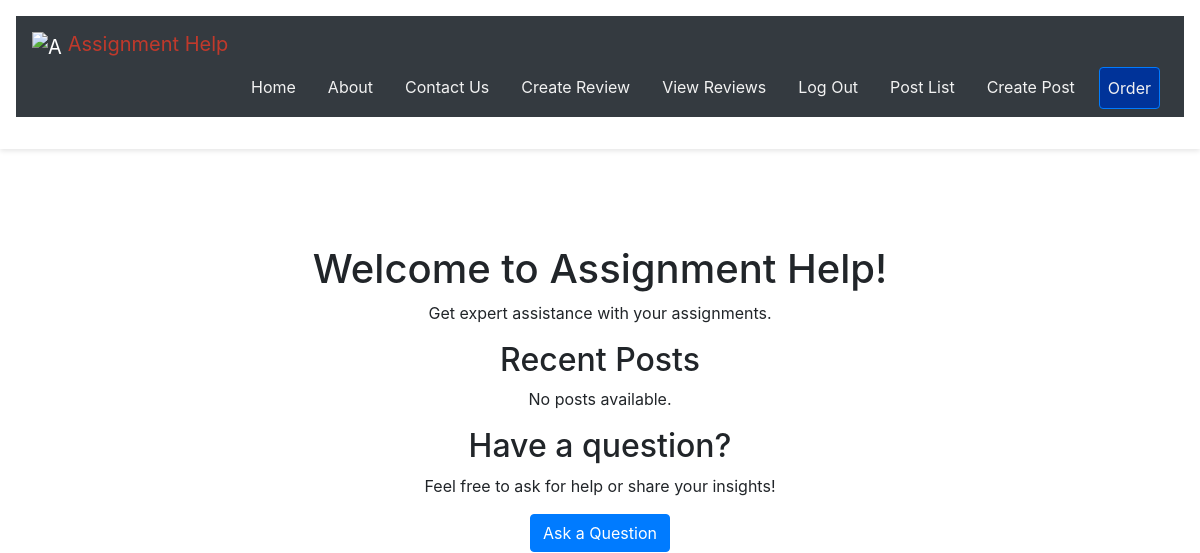
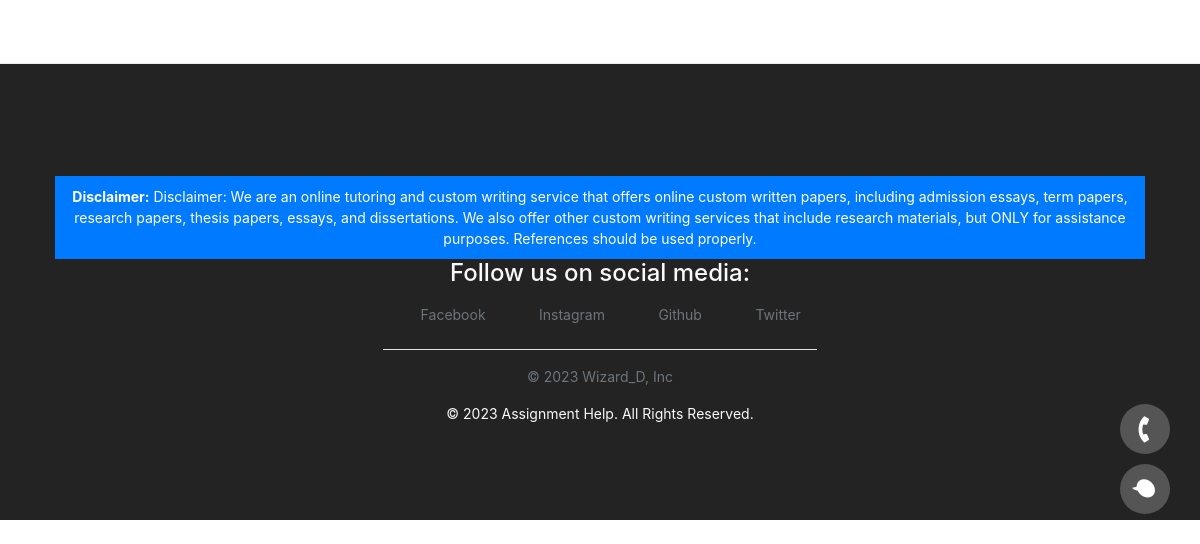
The page /post/ (signed in) on the database as committed earlier (2 pictures, top to bottom).
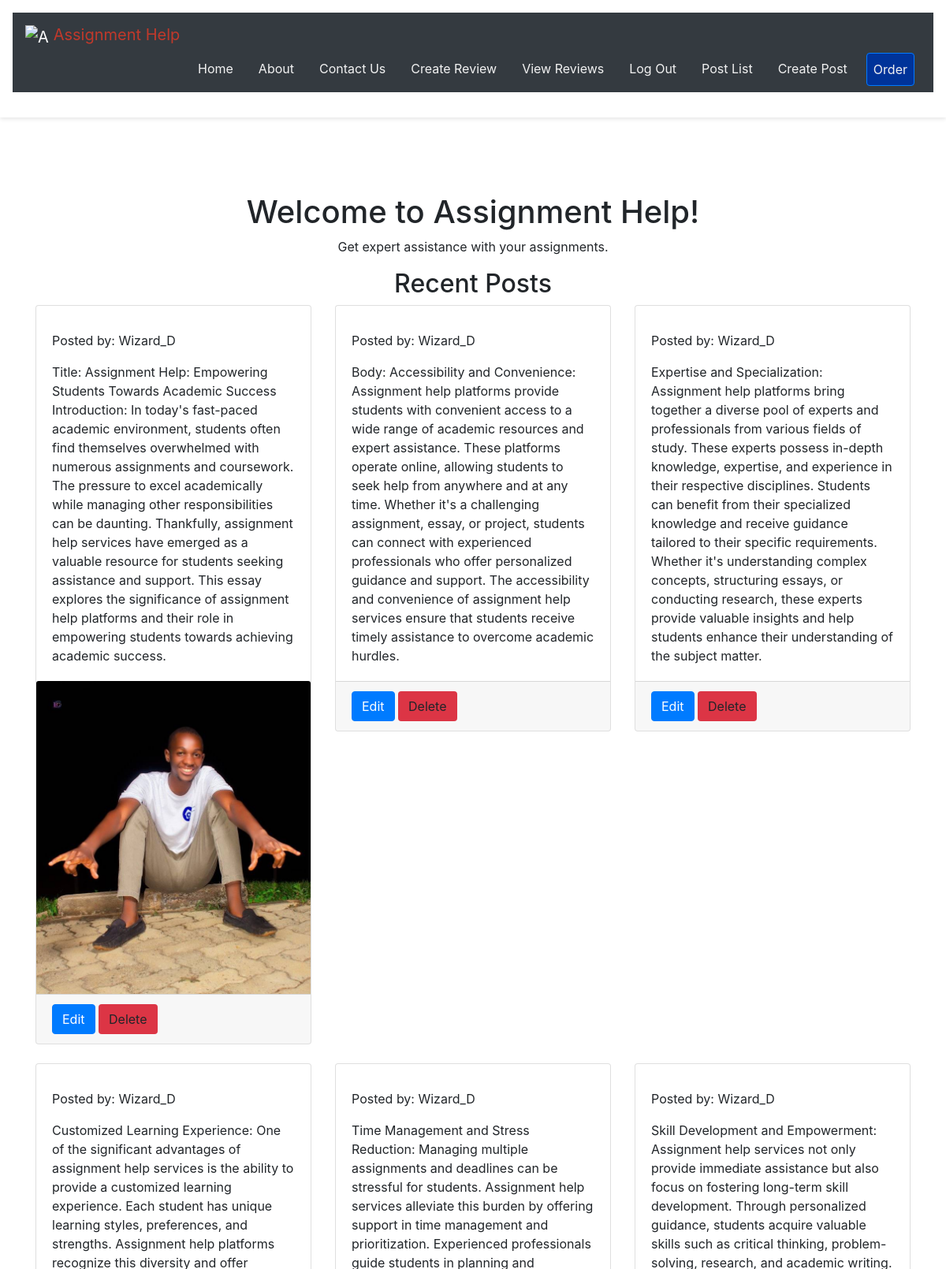
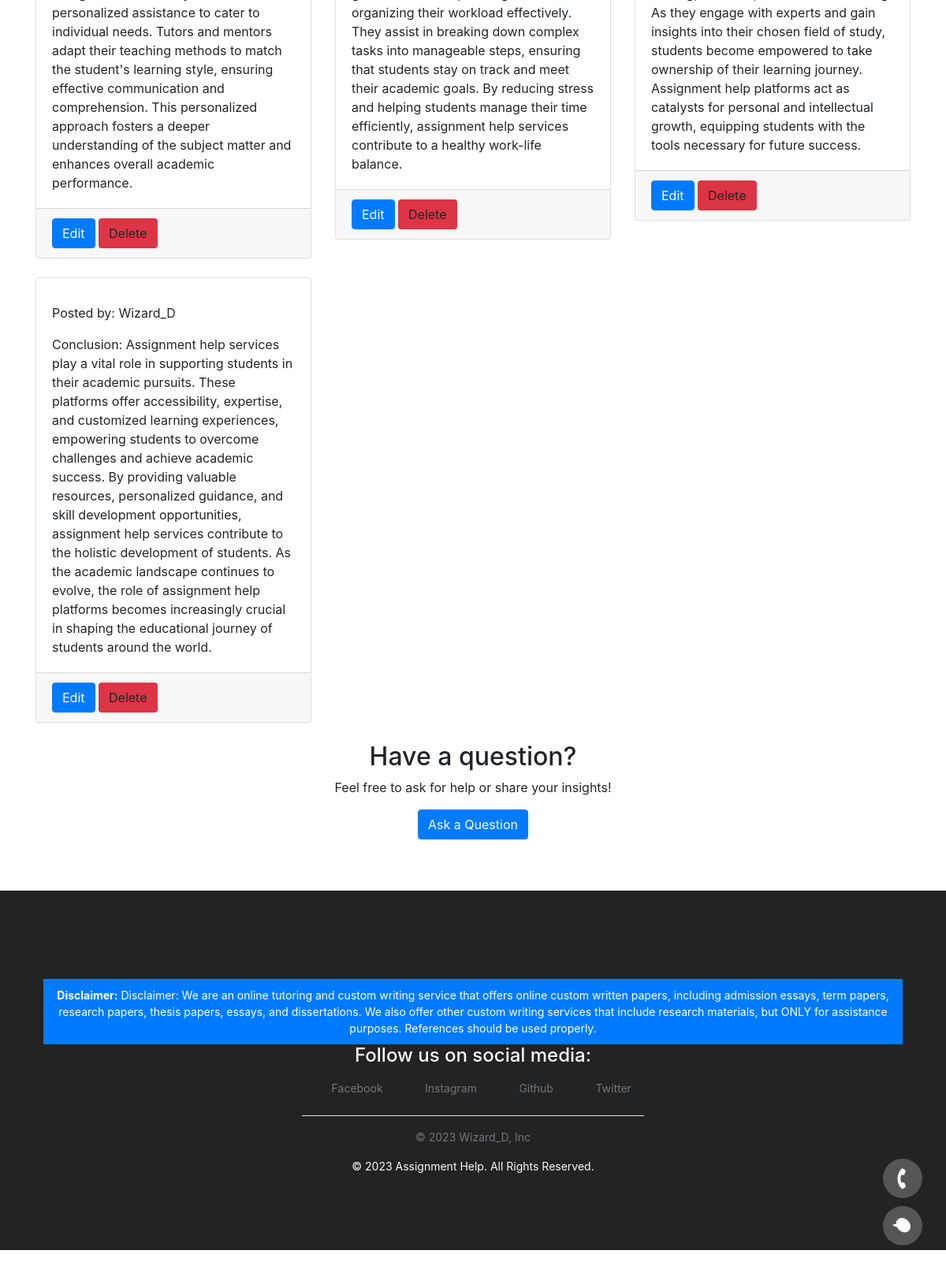
The same page on the database as committed later (2 pictures, top to bottom).
### posts/models.py (models this page shows, shortened)
class Post(models.Model):
    title = models.CharField(max_length=255, default='')
    user = models.ForeignKey(settings.AUTH_USER_MODEL, on_delete=models.CASCADE, default=1)
    text = models.TextField()
    created_at = models.DateTimeField(default=timezone.now)
    image = models.ImageField(upload_to='post_images', blank=True, null=True)

### users/models.py (models this page shows)
class CustomUser(AbstractUser):
    pass

### posts/views.py (the view)
# urls.py: path('', login_required(views.post_list), name='post_list'),
@login_required(login_url='/accounts/login/')
def post_list(request):
    posts = Post.objects.all()
    return render(request, 'post/post_list.html', {'posts': posts})

### pages/templates/post/post_list.html (shortened to what this page needs)
{% extends 'base.html' %}
{% block content %}
  <h1>Welcome to Assignment Help!</h1>
  <p>Get expert assistance with your assignments.</p>
  <h2>Recent Posts</h2>
  <div class="row">
    {% for post in posts %}
      <div class="col-md-4">
        <div class="card mb-4">
          <div class="card-body">
            <p class="card-text">Posted by: {{ post.user.username }}</p>
            <p class="card-text">{{ post.text }}</p>
          </div>
          {% if post.image %}
            <img src="{{ post.image.url }}" alt="Post Image" class="card-img-top">
          {% endif %}
          <div class="card-footer">
            {% if post.user == request.user %}
              <a href="{% url 'post:post_edit' post.pk %}" class="btn btn-sm btn-primary">Edit</a>
              <a href="{% url 'post:post_delete' post.pk %}" class="btn btn-sm btn-danger">Delete</a>
            {% endif %}
          </div>
        </div>
      </div>
    {% empty %}
      <p>No posts available.</p>
    {% endfor %}
  </div>
  <h2>Have a question?</h2>
  <p>Feel free to ask for help or share your insights!</p>
  <a href="{% url 'save_contact' %}" class="btn btn-primary">Ask a Question</a>
{% endblock %}
{% block footer %}
  {% include 'footer.html' %}
{% endblock %}

### pages/templates/base.html (shortened to what this page needs)
<!DOCTYPE html>
<html>
<head>
  {% load static %}
  <link rel="stylesheet" href="https://stackpath.bootstrapcdn.com/bootstrap/4.3.1/css/bootstrap.min.css"
>
  <link rel="stylesheet" href="https://cdnjs.cloudflare.com/ajax/libs/font-awesome/4.7.0/css/font-awesome.min.css">
  <link rel="stylesheet" href="https://cdnjs.cloudflare.com/ajax/libs/font-awesome/5.15.3/css/all.min.css">
  <link href="{% static 'css/base.css' %}" rel="stylesheet">
</head>
<body>
  <header>
    {% include 'nav.html' %}
  </header>
  <div class="container">
    {% block content %}
    {% endblock %}
  </div>
  {% block footer %}
  {% endblock %}
  <div class="chat-popup" id="myChatPopup">
    <a href="#" class="chat-button" onclick="openForm()"><i class="fa fa-phone"></i></a>
    <a href="#" class="chat-button" onclick="openForm()"><i class="fa fa-comment"></i></a>
  </div>
</body>
</html>

### pages/templates/nav.html (shortened to what this page needs)
{% load static %}
<nav class="navbar navbar-expand-md navbar-dark bg-dark mb-3">
  <a class="navbar-brand" href="#">
    <img src="{% static 'images/logo.jpg' %}" alt="Assignment Help Logo" width="30" height="30" class="d-inline-block align-text-top">
    <span class="brand-text" style="color: #c0392b;">Assignment Help</span>
  </a>
  <div class="collapse navbar-collapse" id="navbarNav">
    <ul class="navbar-nav ml-auto">
      <li class="nav-item">
        <a class="nav-link home-link" href="{% url 'home' %}" style="color: #F2F2F2;">Home</a>
      </li>
      <li class="nav-item">
        <a class="nav-link about-link" href="{% url 'about' %}" style="color: #F2F2F2;">About</a>
      </li>
      <li class="nav-item">
        <a class="nav-link contact-link" href="{% url 'save_contact' %}" style="color: #F2F2F2;">Contact Us</a>
      </li>
      {% if user.is_authenticated %}
        <li class="nav-item">
          <a class="nav-link" href="{% url 'reviews:review_create' %}" style="color: #F2F2F2;">Create Review</a>
        </li>
        <li class="nav-item">
          <a class="nav-link" href="{% url 'reviews:review_list' %}" style="color: #F2F2F2;">View Reviews</a>
        </li>
        <li class="nav-item">
          <a class="nav-link" href="{% url 'logout' %}" style="color: #F2F2F2;">Log Out</a>
        </li>
        <li class="nav-item">
          <a class="nav-link" href="{% url 'post:post_list' %}" style="color: #F2F2F2;">Post List</a>
        </li>
        <li class="nav-item">
          <a class="nav-link" href="{% url 'post:post_create' %}" style="color: #F2F2F2;">Create Post</a>
        </li>
      {% else %}
        <li class="nav-item">
          <a class="nav-link" href="{% url 'login' %}" style="color: #F2F2F2;">Log In</a>
        </li>
      {% endif %}
      <li class="nav-item">
        <a class="nav-link order-link btn btn-primary" href="{% url 'save_order' %}">Order</a>
      </li>
    </ul>
  </div>
</nav>

### pages/templates/footer.html
<footer class="py-3 my-4">
  <div class="container">
    <div style="background-color: #007bff; color: #fff; padding: 10px;">
      <p class="text-center mb-0"><strong>Disclaimer:</strong> Disclaimer: We are an online tutoring and custom writing service that offers online custom written papers, including admission essays, term papers, research papers, thesis papers, essays, and dissertations. We also offer other custom writing services that include research materials, but ONLY for assistance purposes. References should be used properly.</p>
    </div>
    <h4 class="text-center">Follow us on social media:</h4>
    <ul class="nav justify-content-center border-bottom pb-3 mb-3">
      <li class="nav-item">
        <a href="https://www.facebook.com/" class="nav-link px-2 text-muted"><i class="fa fa-facebook fa-fw"></i> Facebook</a>
      </li>
      <li class="nav-item">
        <a href="https://www.instagram.com/" class="nav-link px-2 text-muted"><i class="fa fa-instagram fa-fw"></i> Instagram</a>
      </li>
      <li class="nav-item">
        <a href="https://www.github.com/" class="nav-link px-2 text-muted"><i class="fa fa-github fa-fw"></i> Github</a>
      </li>
      <li class="nav-item">
        <a href="https://www.twitter.com/" class="nav-link px-2 text-muted"><i class="fa fa-twitter fa-fw"></i> Twitter</a>
      </li>
    </ul>
    <p class="text-center text-muted">&copy; 2023 Wizard_D, Inc</p>
    <p class="text-center">&copy; 2023 Assignment Help. All Rights Reserved.</p>
  </div>
</footer>

### pages/static/css/base.css (style rules this page uses)
body { margin: 0; font-family: -apple-system, BlinkMacSystemFont, "Segoe UI", Roboto, "Helvetica Neue", Arial, "Noto Sans", sans-serif, "Apple Color Emoji", "Segoe UI Emoji", "Segoe UI Symbol", "Noto Color Emoji"; font-size: 1rem; font-weight: 400; line-height: 1.5; color: #212529; text-align: left; background-color: #fff; }
.container { width: 100%; padding-right: 15px; padding-left: 15px; margin-right: auto; margin-left: auto; }
a { color: #007bff; text-decoration: none; }
header { background-color: #fff; box-shadow: 0px 2px 5px rgba(0, 0, 0, 0.1); padding: 16px; position: relative; top: 0; left: 0; width: 100%; z-index: 100; }
.navbar { display: flex; flex-wrap: wrap; align-items: center; justify-content: space-between; padding: 0.5rem 1rem; }
.navbar-brand { color: #fff; font-size: 1.25rem; text-decoration: none; }
.navbar-collapse { flex-basis: 100%; flex-grow: 1; align-items: center; }
.navbar-nav { margin: 0; padding: 0; list-style: none; display: flex; justify-content: flex-end; }
.nav-item { margin: 0 0.5rem; }
.nav-link { color: #fff; text-decoration: none; }
.btn { display: inline-block; font-weight: 400; color: #212529; text-align: center; vertical-align: middle; cursor: pointer; border: 1px solid transparent; padding: 0.375rem 0.75rem; font-size: 1rem; line-height: 1.5; border-radius: 0.25rem; transition: color 0.15s ease-in-out, background-color 0.15s ease-in-out, border-color 0.15s ease-in-out, box-shadow 0.15s ease-in-out; }
.btn-primary { color: #fff; background-color: #007bff; border-color: #007bff; }
.ml-auto { margin-left: auto; }
.container { margin-top: 96px; margin-bottom: 64px; flex-grow: 1; display: flex; flex-direction: column; justify-content: center; align-items: center; }
.btn-primary { background-color: #007bff; border-color: #007bff; }
footer { background-color: #232323; color: #f8f9fa; padding: 40px; border-top: 1px solid #e9ecef; position: relative; bottom: 0; left: 0; width: 100%; text-align: center; font-size: 14px; margin-top: 64px; }
.chat-popup { position: fixed; bottom: 20px; right: 30px; z-index: 9999; }
.chat-popup .chat-button { display: block; margin-bottom: 10px; border-radius: 50%; background-color: #555; color: #fff; text-align: center; font-size: 20px; padding: 10px; width: 50px; height: 50px; }
.chat-popup .fa-phone { transform: rotate(135deg); }
.chat-popup .fa-comment { transform: rotate(45deg); }
.h1,.h2,.h3,.h4,.h5,.h6,h1,h2,h3,h4,h5,h6 { margin-bottom: .5rem; font-family: inherit; font-weight: 500; line-height: 1.2; color: inherit }
.h1,h1 { font-size: 2.5rem }
.h2,h2 { font-size: 2rem }
.h4,h4 { font-size: 1.5rem }
.row { display: -ms-flexbox; display: flex; -ms-flex-wrap: wrap; flex-wrap: wrap; margin-right: -15px; margin-left: -15px }
.col,.col-1,.col-10,.col-11,.col-12,.col-2,.col-3,.col-4,.col-5,.col-6,.col-7,.col-8,.col-9,.col-auto,.col-lg,.col-lg-1,.col-lg-10,.col-lg-11,.col-lg-12,.col-lg-2,.col-lg-3,.col-lg-4,.col-lg-5,.col-lg-6,.col-lg-7,.col-lg-8,.col-lg-9,.col-lg-auto,.col-md,.col-md-1,.col-md-10,.col-md-11,.col-md-12,.col-md-2,.col-md-3,.col-md-4,.col-md-5,.col-md-6,.col-md-7,.col-md-8,.col-md-9,.col-md-auto,.col-sm,.col-sm-1,.col-sm-10,.col-sm-11,.col-sm-12,.col-sm-2,.col-sm-3,.col-sm-4,.col-sm-5,.col-sm-6,.col-sm-7,.col-sm-8,.col-sm-9,.col-sm-auto,.col-xl,.col-xl-1,.col-xl-10,.col-xl-11,.col-xl-12,.col-xl-2,.col-xl-3,.col-xl-4,.col-xl-5,.col-xl-6,.col-xl-7,.col-xl-8,.col-xl-9,.col-xl-auto { width: 100%; padding-right: 15px; padding-left: 15px }

### pages/templates/nav.html (style rules this page uses)
.order-link { background-color: #003399; color: #F2F2F2 !important; padding: 8px 16px; border-radius: 4px; }

Rows that differ between the two databases and show on the page:
added Post: user.username "Wizard_D", text "Title: Assignment Help: Empowering Students Towards Academic Success Introduction: In today's fast-paced academic environment, students often find themselves overwhelmed with numerous assignments and coursework. The pressure to excel academically while managing other responsibilities can be daunting. Thankfully, assignment help services have emerged as a valuable resource for students seeking assistance and support. This essay explores the significance of assignment help platforms and their role in empowering students towards achieving academic success.", image (picture), shows "Edit"
added Post: user.username "Wizard_D", text "Body: Accessibility and Convenience: Assignment help platforms provide students with convenient access to a wide range of academic resources and expert assistance. These platforms operate online, allowing students to seek help from anywhere and at any time. Whether it's a challenging assignment, essay, or project, students can connect with experienced professionals who offer personalized guidance and support. The accessibility and convenience of assignment help services ensure that students receive timely assistance to overcome academic hurdles.", shows "Edit"
added Post: user.username "Wizard_D", text "Expertise and Specialization: Assignment help platforms bring together a diverse pool of experts and professionals from various fields of study. These experts possess in-depth knowledge, expertise, and experience in their respective disciplines. Students can benefit from their specialized knowledge and receive guidance tailored to their specific requirements. Whether it's understanding complex concepts, structuring essays, or conducting research, these experts provide valuable insights and help students enhance their understanding of the subject matter.", shows "Edit"
added Post: user.username "Wizard_D", text "Customized Learning Experience: One of the significant advantages of assignment help services is the ability to provide a customized learning experience. Each student has unique learning styles, preferences, and strengths. Assignment help platforms recognize this diversity and offer personalized assistance to cater to individual needs. Tutors and mentors adapt their teaching methods to match the student's learning style, ensuring effective communication and comprehension. This personalized approach fosters a deeper understanding of the subject matter and enhances overall academic performance.", shows "Edit"
added Post: user.username "Wizard_D", text "Time Management and Stress Reduction: Managing multiple assignments and deadlines can be stressful for students. Assignment help services alleviate this burden by offering support in time management and prioritization. Experienced professionals guide students in planning and organizing their workload effectively. They assist in breaking down complex tasks into manageable steps, ensuring that students stay on track and meet their academic goals. By reducing stress and helping students manage their time efficiently, assignment help services contribute to a healthy work-life balance.", shows "Edit"
added Post: user.username "Wizard_D", text "Skill Development and Empowerment: Assignment help services not only provide immediate assistance but also focus on fostering long-term skill development. Through personalized guidance, students acquire valuable skills such as critical thinking, problem-solving, research, and academic writing. As they engage with experts and gain insights into their chosen field of study, students become empowered to take ownership of their learning journey. Assignment help platforms act as catalysts for personal and intellectual growth, equipping students with the tools necessary for future success.", shows "Edit"
added Post: user.username "Wizard_D", text "Conclusion: Assignment help services play a vital role in supporting students in their academic pursuits. These platforms offer accessibility, expertise, and customized learning experiences, empowering students to overcome challenges and achieve academic success. By providing valuable resources, personalized guidance, and skill development opportunities, assignment help services contribute to the holistic development of students. As the academic landscape continues to evolve, the role of assignment help platforms becomes increasingly crucial in shaping the educational journey of students around the world.", shows "Edit"
Other text that changed with them:
text no longer shown: "No posts available."
